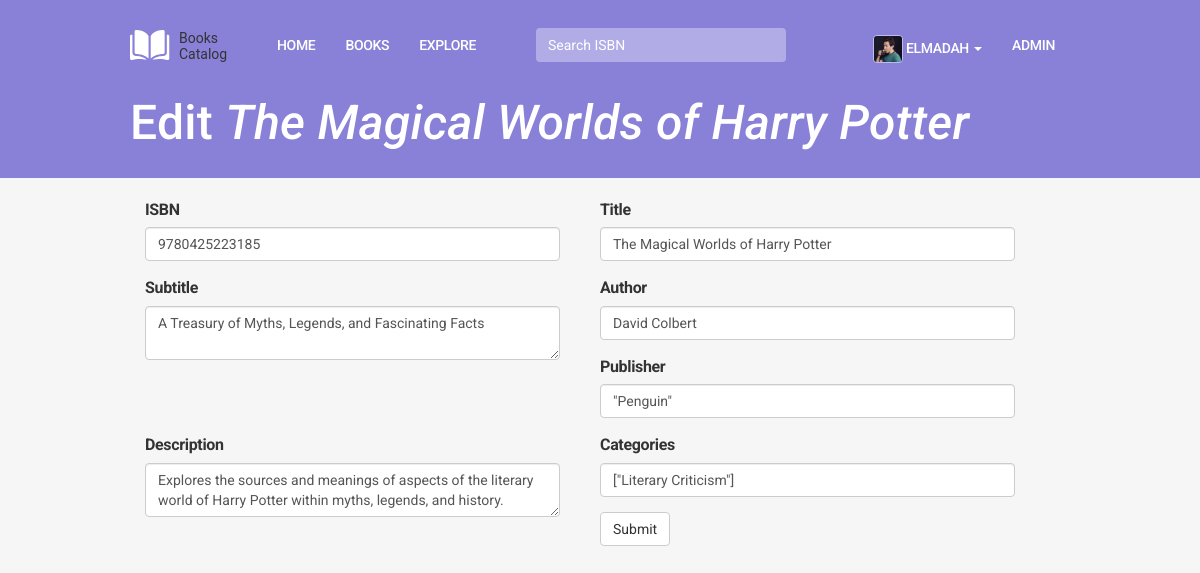
Page /books/edit/5 (signed in) on the earlier database version.
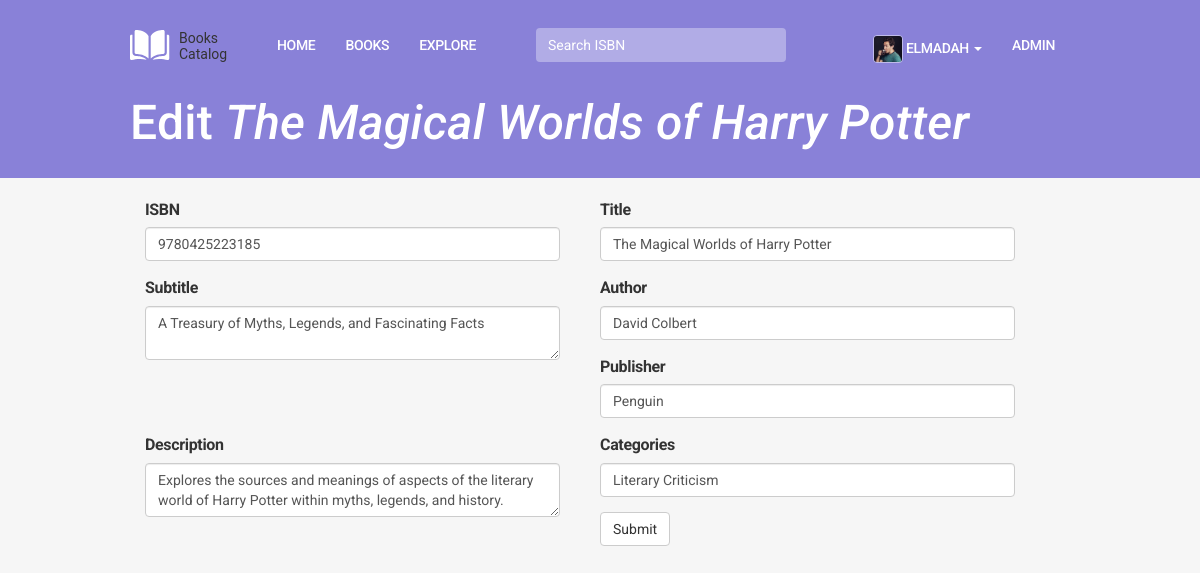
Same page on the later database version.
### app/models.py (models this page shows, shortened)
class Book(db.Model):
    __tablename__ = 'books'
    id = db.Column(db.Integer, primary_key=True)
    isbn = db.Column(db.String(13))
    title = db.Column(db.String(64))
    subtitle = db.Column(db.String(200))
    author = db.Column(db.String(64))
    publisher = db.Column(db.String(160))
    publishedDate = db.Column(db.String(64))
    description = db.Column(db.Text())
    pageCount =db.Column(db.INTEGER())
    categories = db.Column(db.String(64))
    thumbnail = db.Column(db.String(200), default=None, nullable=True)
    averageRating = db.Column(db.INTEGER)
    timestamp = db.Column(db.DateTime, default=datetime.utcnow)
    users = db.relationship('UserBooks', backref='book', lazy='dynamic')

### app/main/views.py (the view, shortened to what this page needs)
@main.route('/books/edit/<int:id>', methods=['GET', 'POST'])
@login_required
@admin_required
def books_edit(id):
    book = Book.query.get_or_404(id)
    form = EditBook(obj=book)
    return render_template('books/edit_book.html', form=form, book=book)

### app/main/forms.py
class EditBook(FlaskForm):
    isbn = StringField('ISBN', validators=[Length(0, 64)])
    title = StringField('Title', validators=[Length(0, 64)])
    subtitle = TextAreaField('Subtitle', validators=[Length(0, 200)])
    author = StringField('Author', validators=[Length(0, 64)])
    publisher = StringField('Publisher', validators=[Length(0, 160)])
    description = TextAreaField('Description')
    categories = StringField('Categories', validators=[Length(0, 64)])
    submit = SubmitField('Submit')

### app/models.py (called while the page is built)
@login_manager.user_loader
def load_user(user_id):
    return User.query.get(int(user_id))

    def can(self, permissions):
        return self.role is not None and \
            (self.role.permissions & permissions) == permissions

    def is_administrator(self):
        return self.can(Permission.ADMINISTER)

### app/templates/books/edit_book.html (shortened to what this page needs)
{% extends "base.html" %}
{% import "bootstrap/wtf.html" as wtf %}
{% block body_attribs %} class="page-book-edit"{% endblock body_attribs %}
{% block page_title %}<h1>Edit <em>{{ book.title }}</em></h1>{% endblock page_title %}
{% block page_content %}
<div class="col-sm-12">
    {{ wtf.quick_form(form) }}
</div>
{% endblock %}

Differences in the rows shown:
changed Book "The Magical Worlds of Harry Potter": publisher "\"Penguin\"" → "Penguin"; categories "[\"Literary Criticism\"]" → "Literary Criticism"
